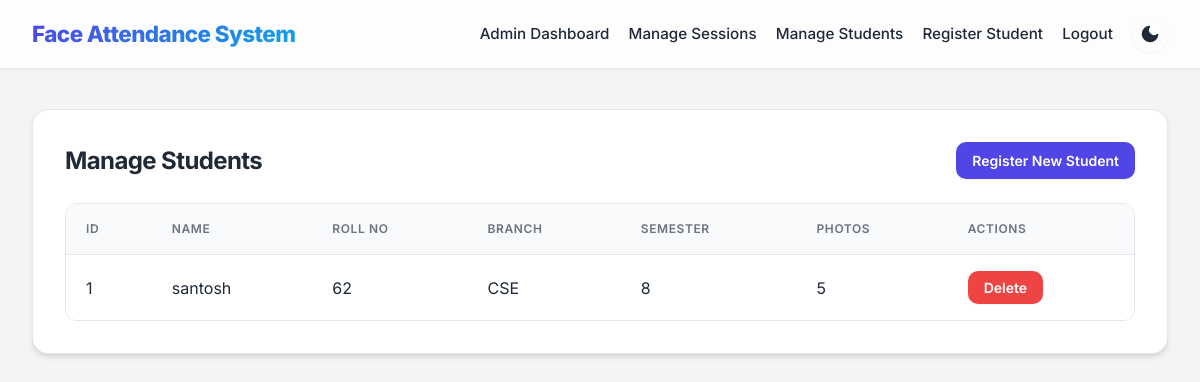
/admin/students (signed in), run on the app's committed database.
### tables this page shows
CREATE TABLE students(
        id INTEGER PRIMARY KEY,
        name TEXT,
        roll_no TEXT,
        branch TEXT,
        semester TEXT,
        photo_count INTEGER DEFAULT 0
    , password TEXT);

### app.py (the view)
@app.route('/admin/students')
def admin_students():
    if not session.get('admin_user'):
        return redirect(url_for('login'))
    students = query_db('SELECT * FROM students')
    return render_template('admin_students.html', students=students)

### app.py (called while the page is built)
def get_db_connection():
    conn = sqlite3.connect(DATABASE_PATH)
    conn.row_factory = sqlite3.Row
    return conn

def query_db(query, args=(), one=False):
    conn = get_db_connection()
    cursor = conn.execute(query, args)
    rows = cursor.fetchall()
    conn.close()
    return rows[0] if one and rows else rows

@app.before_request
def restrict_access():
    allowed_routes = ['home', 'login', 'student_login', 'student_register', 'static', 'test_image', 'get_active_sessions']
    if request.endpoint in allowed_routes or not request.endpoint:
        return
    if request.path.startswith('/admin/'):
        if session.get('user_type') != 'admin':
            flash('Admin access required', 'error')
            return redirect(url_for('login'))
    if request.path.startswith('/student/'):
        protected_student_routes = ['student_history', 'student_attend']
        if request.endpoint in protected_student_routes and session.get('user_type') != 'student':
            flash('Student login required', 'error')
            return redirect(url_for('student_login'))

### templates/admin_students.html
{% extends 'base.html' %}
{% block content %}
<div class="card wide-card">
    <div style="display: flex; justify-content: space-between; align-items: center; margin-bottom: 1.5rem;">
        <h2 style="margin: 0;">Manage Students</h2>
        <a href="{{ url_for('student_register') }}" class="button small">Register New Student</a>
    </div>
    <div class="table-container" style="overflow-x: auto;">
        <table>
            <thead>
                <tr>
                    <th>ID</th>
                    <th>Name</th>
                    <th>Roll No</th>
                    <th>Branch</th>
                    <th>Semester</th>
                    <th>Photos</th>
                    <th>Actions</th>
                </tr>
            </thead>
            <tbody>
                {% for student in students %}
                <tr>
                    <td>{{ student.id }}</td>
                    <td>{{ student.name }}</td>
                    <td>{{ student.roll_no }}</td>
                    <td>{{ student.branch }}</td>
                    <td>{{ student.semester }}</td>
                    <td>{{ student.photo_count }}</td>
                    <td>
                        <form action="{{ url_for('delete_student', student_id=student.id) }}" method="POST" style="display: inline;" onsubmit="return confirm('Are you sure you want to delete this student? All attendance records and face data will be permanently removed.');">
                            <button type="submit" class="button small warning">Delete</button>
                        </form>
                    </td>
                </tr>
                {% else %}
                <tr>
                    <td colspan="7" style="text-align: center; padding: 2rem; color: var(--muted);">No students registered yet.</td>
                </tr>
                {% endfor %}
            </tbody>
        </table>
    </div>
</div>
{% endblock %}

### static/styles.css (style rules this page uses)
:root { --bg: #f3f4f6; --card: #ffffff; --text: #1f2937; --muted: #6b7280; --primary: #4f46e5; --primary-hover: #4338ca; --accent: #0ea5e9; --accent-hover: #0284c7; --danger: #ef4444; --danger-hover: #dc2626; --border: #e5e7eb; --shadow-sm: 0 1px 2px 0 rgb(0 0 0 / 0.05); --shadow-md: 0 4px 6px -1px rgb(0 0 0 / 0.1), 0 2px 4px -2px rgb(0 0 0 / 0.1); --shadow-lg: 0 10px 15px -3px rgb(0 0 0 / 0.1), 0 4px 6px -4px rgb(0 0 0 / 0.1); --nav-bg: rgba(255, 255, 255, 0.8); --input-bg: #f9fafb; }
* { box-sizing: border-box; }
body { margin: 0; font-family: 'Inter', -apple-system, BlinkMacSystemFont, "Segoe UI", Roboto, Helvetica, Arial, sans-serif; background: var(--bg); color: var(--text); line-height: 1.5; transition: background-color 0.3s ease, color 0.3s ease; }
.card { background: var(--card); border: 1px solid var(--border); border-radius: 16px; padding: 2rem; margin-bottom: 2rem; box-shadow: var(--shadow-md); transition: transform 0.2s ease, box-shadow 0.2s ease; }
.wide-card { width: 100%; }
.card h2, .card h3 { margin-top: 0; margin-bottom: 1.5rem; color: var(--text); font-weight: 700; letter-spacing: -0.025em; }
::placeholder { color: var(--muted); opacity: 0.8; }
button, .button { display: inline-block; border: none; background: var(--primary); color: #ffffff; padding: 0.75rem 1.5rem; border-radius: 10px; cursor: pointer; font-weight: 600; font-size: 1rem; font-family: inherit; text-align: center; text-decoration: none; transition: background-color 0.2s ease, transform 0.1s ease, box-shadow 0.2s ease; box-shadow: var(--shadow-sm); }
.button.warning { background: var(--danger); }
.button.small { padding: 0.5rem 1rem; font-size: 0.875rem; }
.table-container { overflow-x: auto; border-radius: 12px; border: 1px solid var(--border); }
table { width: 100%; border-collapse: collapse; background: var(--card); }
table th, table td { padding: 1rem 1.25rem; border-bottom: 1px solid var(--border); text-align: left; }
table th { background: var(--input-bg); font-weight: 600; color: var(--muted); text-transform: uppercase; font-size: 0.75rem; letter-spacing: 0.05em; }
table tr:last-child td { border-bottom: none; }

### data on the page
students: id "1", name "santosh", roll_no "62", branch "CSE", semester "8", photo_count "5"
